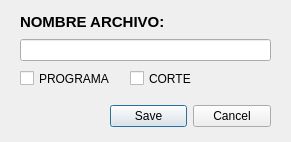
<?xml version="1.0" encoding="UTF-8"?>
<ui version="4.0">
 <class>guardarArchivo</class>
 <widget class="QWidget" name="guardarArchivo">
  <property name="geometry">
   <rect>
    <x>0</x>
    <y>0</y>
    <width>291</width>
    <height>142</height>
   </rect>
  </property>
  <property name="windowTitle">
   <string>Form</string>
  </property>
  <widget class="QDialogButtonBox" name="buttonBox">
   <property name="geometry">
    <rect>
     <x>110</x>
     <y>100</y>
     <width>161</width>
     <height>32</height>
    </rect>
   </property>
   <property name="orientation">
    <enum>Qt::Horizontal</enum>
   </property>
   <property name="standardButtons">
    <set>QDialogButtonBox::Cancel|QDialogButtonBox::Save</set>
   </property>
  </widget>
  <widget class="QWidget" name="layoutWidget">
   <property name="geometry">
    <rect>
     <x>20</x>
     <y>10</y>
     <width>251</width>
     <height>51</height>
    </rect>
   </property>
   <layout class="QVBoxLayout" name="verticalLayout">
    <item>
     <widget class="QLabel" name="label">
      <property name="font">
       <font>
        <pointsize>11</pointsize>
        <weight>75</weight>
        <bold>true</bold>
       </font>
      </property>
      <property name="text">
       <string>NOMBRE ARCHIVO:</string>
      </property>
     </widget>
    </item>
    <item>
     <widget class="QLineEdit" name="lineEdit"/>
    </item>
   </layout>
  </widget>
  <widget class="QCheckBox" name="checkBox">
   <property name="geometry">
    <rect>
     <x>20</x>
     <y>70</y>
     <width>101</width>
     <height>17</height>
    </rect>
   </property>
   <property name="text">
    <string>PROGRAMA</string>
   </property>
  </widget>
  <widget class="QCheckBox" name="checkBox_2">
   <property name="geometry">
    <rect>
     <x>130</x>
     <y>70</y>
     <width>81</width>
     <height>17</height>
    </rect>
   </property>
   <property name="text">
    <string>CORTE</string>
   </property>
  </widget>
 </widget>
 <resources/>
 <connections/>
</ui>
